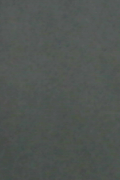
#> input picture images/no_object.png, 120 x 180 px, found by its file name
$ python checkObject.py
#> lines starting #> are read from the running program, lines starting #| are printed output that depends on the picture; after the words box and inside, x2 and y2 are one past the last pixel; in counts of white or black regions, pixels touching at a corner belong together
import cv2
import numpy as np
import matplotlib.pyplot as plt
import os

BACKGROUND_IMAGE_PATH = "./images/no_object.png" # This should be the image of the empty area
CURRENT_IMAGE_PATH = "./images/pra_cropped_gray.png"
CHANGE_THRESHOLD = 30
MIN_OBJECT_AREA = 500 # Example: A small biscuit might be 500-1000 pixels or more
# --- Helper Function to Load Image Safely ---
def load_image_safely(path, name="Image"):
    """Loads an image and checks if it was loaded successfully."""
#> called with path = './images/no_object.png', name = 'Background Image'
    img = cv2.imread(path)
#> img is the input picture: shape (180, 120, 3); mean B, G, R 82.3, 85.6, 80.1
    if img is None:
        raise FileNotFoundError(f"{name} not found at '{path}'. Please check the path.")
    return img

# --- Main Detection Logic ---
def detect_object_presence(background_img_path, current_img_path):
    """
    Detects if an object is present in the current image by comparing it to a background.

    Args:
        background_img_path (str): Path to the image of the empty background.
        current_img_path (str): Path to the current image (with or without object).

    Returns:
        tuple: (bool) True if an object is detected, False otherwise.
               (numpy.ndarray) The image with detected changes highlighted.
    """
    print(f"Loading background image from: {background_img_path}")
    background_img = load_image_safely(background_img_path, "Background Image")

    print(f"Loading current image from: {current_img_path}")
    current_img = load_image_safely(current_img_path, "Current Image")
#> call 2 of load_image_safely, with path = './images/pra_cropped_gray.png', name = 'Current Image'
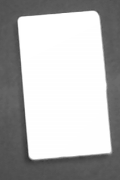
#> input picture images/pra_cropped_gray.png, 120 x 180 px, found by its file name
#> in load_image_safely, img is the input picture: shape (180, 120, 3); min 48, max 255, mean 179.6

    # Ensure images are of the same size
    if background_img.shape != current_img.shape:
        print("Warning: Background and current images have different dimensions. Resizing current image.")
        current_img = cv2.resize(current_img, (background_img.shape[1], background_img.shape[0]))

    # Convert both images to grayscale for comparison
    gray_background = cv2.cvtColor(background_img, cv2.COLOR_BGR2GRAY)
    gray_current = cv2.cvtColor(current_img, cv2.COLOR_BGR2GRAY)

    # Compute the absolute difference between the two grayscale images
    # This highlights areas where changes have occurred
    diff_img = cv2.absdiff(gray_background, gray_current)
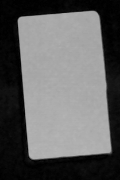
#> diff_img: shape (180, 120); min 0, max 182, mean 96.7
    print("Computed absolute difference between images.")

    # Apply a threshold to the difference image to get a binary mask of changes
    # Pixels with difference > CHANGE_THRESHOLD become white (255), others black (0)
    _, thresh_img = cv2.threshold(diff_img, CHANGE_THRESHOLD, 255, cv2.THRESH_BINARY)
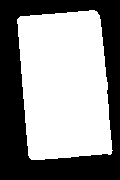
#> thresh_img: shape (180, 120); 56.2% white; 1 black region, box (x1, y1, x2, y2) and area: (0, 0, 120, 180) 9461
    print(f"Applied thresholding to difference image with threshold: {CHANGE_THRESHOLD}")

    # Perform morphological operations to clean up noise and fill small gaps
    # Opening (erosion followed by dilation) removes small white noise (speckles)
    kernel = cv2.getStructuringElement(cv2.MORPH_ELLIPSE, (5, 5)) # Adjust kernel size if needed
    thresh_img_clean = cv2.morphologyEx(thresh_img, cv2.MORPH_OPEN, kernel, iterations=2)
#> thresh_img_clean: shape (180, 120); 56.1% white; 1 black region, box (x1, y1, x2, y2) and area: (0, 0, 120, 180) 9479
    # Closing (dilation followed by erosion) fills small black holes in white regions
    thresh_img_clean = cv2.morphologyEx(thresh_img_clean, cv2.MORPH_CLOSE, kernel, iterations=2)
#> thresh_img_clean: shape (180, 120); 56.1% white; 1 black region
    print("Performed morphological operations to clean the mask.")

    # Find contours in the cleaned thresholded image
    # Contours represent continuous boundaries of objects
    contours, _ = cv2.findContours(thresh_img_clean, cv2.RETR_EXTERNAL, cv2.CHAIN_APPROX_SIMPLE)
#> contours = 1 contour; box (x1, y1, x2, y2) and area: (17, 10, 112, 160) 11904
    print(f"Found {len(contours)} contours.")
#| Found 1 contours.

    object_detected = False
    output_display_img = current_img.copy() # Create a copy to draw on

    # Iterate through detected contours and check their area
    for contour in contours:
        area = cv2.contourArea(contour)
        if area > MIN_OBJECT_AREA:
            object_detected = True
            # Draw a bounding box around the detected object
            x, y, w, h = cv2.boundingRect(contour)
            cv2.rectangle(output_display_img, (x, y), (x + w, y + h), (0, 255, 0), 2) # Green rectangle
            cv2.putText(output_display_img, f"Object ({int(area)}px)", (x, y - 10),
                        cv2.FONT_HERSHEY_SIMPLEX, 0.6, (0, 255, 0), 2)
            print(f"  - Significant object detected with area: {area} pixels.")
        else:
            print(f"  - Small change (area: {area} pixels) ignored as noise.")
#> this loop made 1 pass
#> (area, object_detected, x, y, w, h) on pass 1: (11904.5, True, 17, 10, 95, 150)
#|   - Significant object detected with area: 11904.5 pixels.
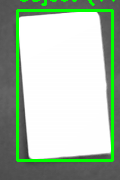
#> output_display_img: shape (180, 120, 3); 7.28% of pixels changed, all inside (x1, y1, x2, y2) = (16, 0, 115, 162)

    return object_detected, output_display_img, diff_img, thresh_img_clean

# --- Main Execution ---
def idObjectPresent() -> bool:
    """
    Checks if an object is present in the current image by comparing it to a background image.
    Returns:
        bool: True if an object is detected, False otherwise.
    """
    if not os.path.exists(BACKGROUND_IMAGE_PATH):
        print(f"Creating a dummy background image at {BACKGROUND_IMAGE_PATH}")
        dummy_bg = np.zeros((400, 600, 3), dtype=np.uint8)
        dummy_bg.fill(150) # Fill with a medium gray color
        cv2.putText(dummy_bg, "BACKGROUND (No Object)", (100, 200), cv2.FONT_HERSHEY_SIMPLEX, 1, (255, 255, 255), 2)
        cv2.imwrite(BACKGROUND_IMAGE_PATH, dummy_bg)

    # Perform detection
    is_object_present, result_img, diff_img, clean_mask = \
        detect_object_presence(BACKGROUND_IMAGE_PATH, CURRENT_IMAGE_PATH)
#> is_object_present = True


    print("\n--- Detection Result ---")
    if is_object_present:
        print("STATUS: Object Detected!")
        return True
    else:
        print("STATUS: No Object Detected.")
        return False

if __name__ == "__main__":
    idObjectPresent()
